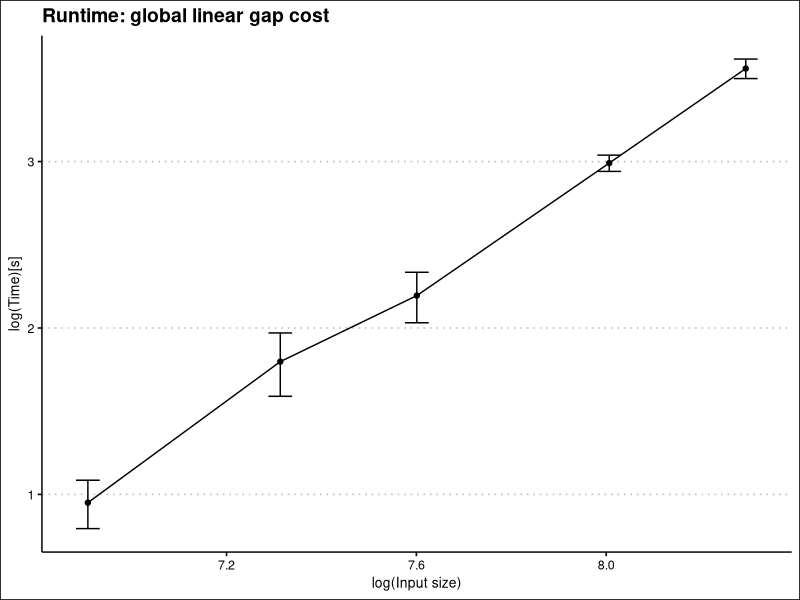
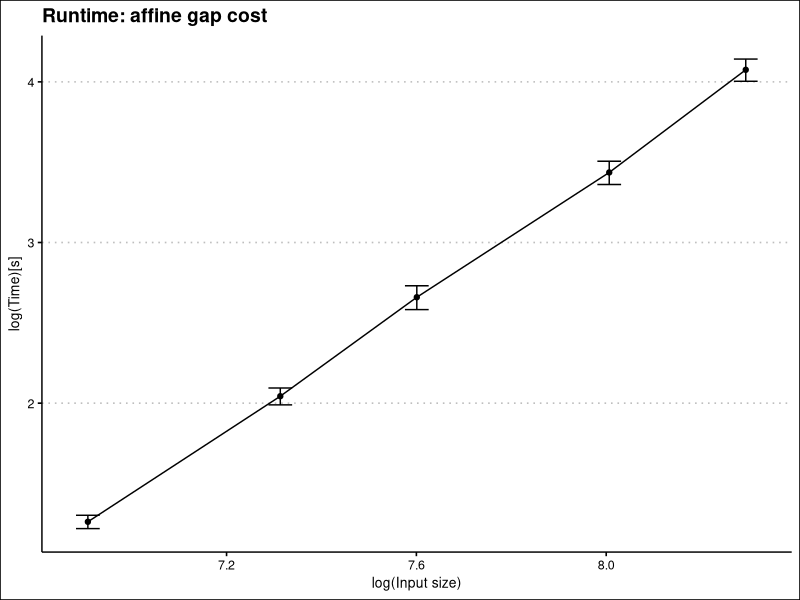

Generate these figures, in order, with R:
## ---- chunk 1
library(tidyverse)
library(ggsci)
library(ggthemes)
## ---- chunk 2

runtime_linear <- tibble('Input size' = c(1000, 1500, 2000, 3000, 4000),
                         Run_1 = c(2.6952764987945557,
                                   7.126229524612427,
                                   9.575998306274414,
                                   20.777942419052124,
                                   35.26130700111389),
                         Run_2 = c(2.893733263015747,
                                   4.859517335891724,
                                   7.42842698097229,
                                   18.85781955718994,
                                   33.00994396209717),
                         Run_3 = c(2.1713099479675293,
                                   6.126751184463501,
                                   9.92412257194519,
                                   20.081256866455078,
                                   37.109997034072876))

runtime_affine <- tibble('Input size' = c(1000, 1500, 2000, 3000, 4000),
                         Run_1 = c(3.6242849826812744,
                                   7.296172857284546,
                                   15.481485605239868,
                                   31.039982318878174,
                                   63.513609647750854),
                         Run_2 = c(3.6066930294036865,
                                   8.10531735420227,
                                   13.905476331710815,
                                   33.32306361198425,
                                   56.1118381023407),
                         Run_3 = c(3.362262725830078,
                                   7.745866775512695,
                                   13.473588705062866,
                                   28.832944631576538,
                                   56.91905903816223))

runtime_linear %>% 
  group_by(`Input size`) %>% 
  mutate(mean_time = mean(c(Run_1, Run_2, Run_3)),
         sd_time = sd(c(Run_1, Run_2, Run_3))) -> runtime_linear

runtime_affine %>% 
  group_by(`Input size`) %>% 
  mutate(mean_time = mean(c(Run_1, Run_2, Run_3)),
         sd_time = sd(c(Run_1, Run_2, Run_3))) -> runtime_affine

## ---- chunk 3
ggplot(data = runtime_linear) +
  geom_line(aes(x = log(`Input size`), y = log(mean_time))) +
  geom_point(aes(x = log(`Input size`), y = log(mean_time))) +
  geom_errorbar(aes(x = log(`Input size`), 
                    ymin = log(mean_time - sd_time), 
                    ymax = log(mean_time + sd_time)),
                width = 0.05) +
  theme_clean() +
  ggtitle("Runtime: global linear gap cost") +
  ylab("log(Time)[s]") +
  xlab("log(Input size)")
## ---- chunk 4
ggplot(data = runtime_affine) +
  geom_line(aes(x = log(`Input size`), y = log(mean_time))) +
  geom_point(aes(x = log(`Input size`), y = log(mean_time))) +
  geom_errorbar(aes(x = log(`Input size`), 
                    ymin = log(mean_time - sd_time), 
                    ymax = log(mean_time + sd_time)),
                width = 0.05) +
  theme_clean() +
  ggtitle("Runtime: affine gap cost") +
  ylab("log(Time)[s]") +
  xlab("log(Input size)")
